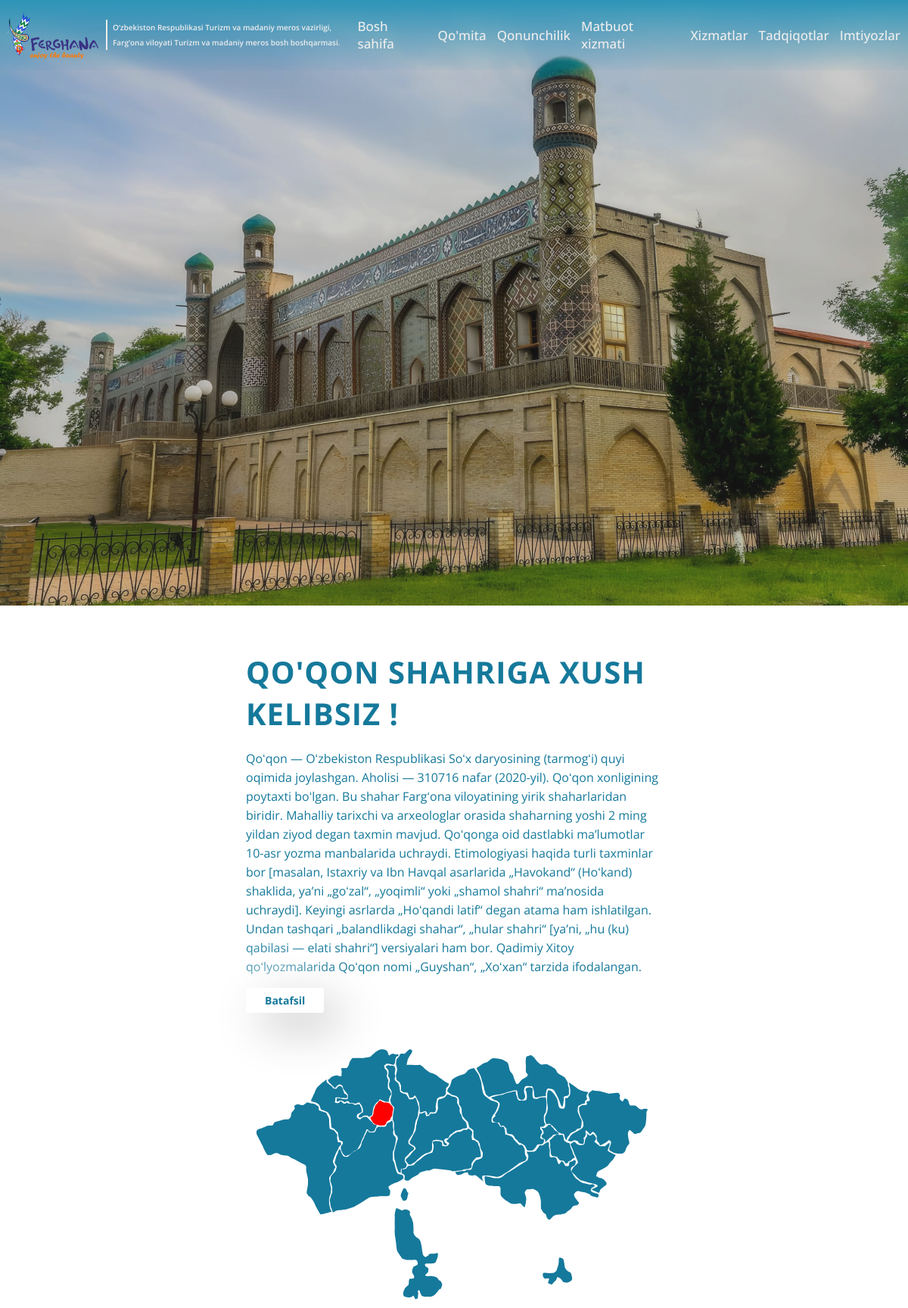
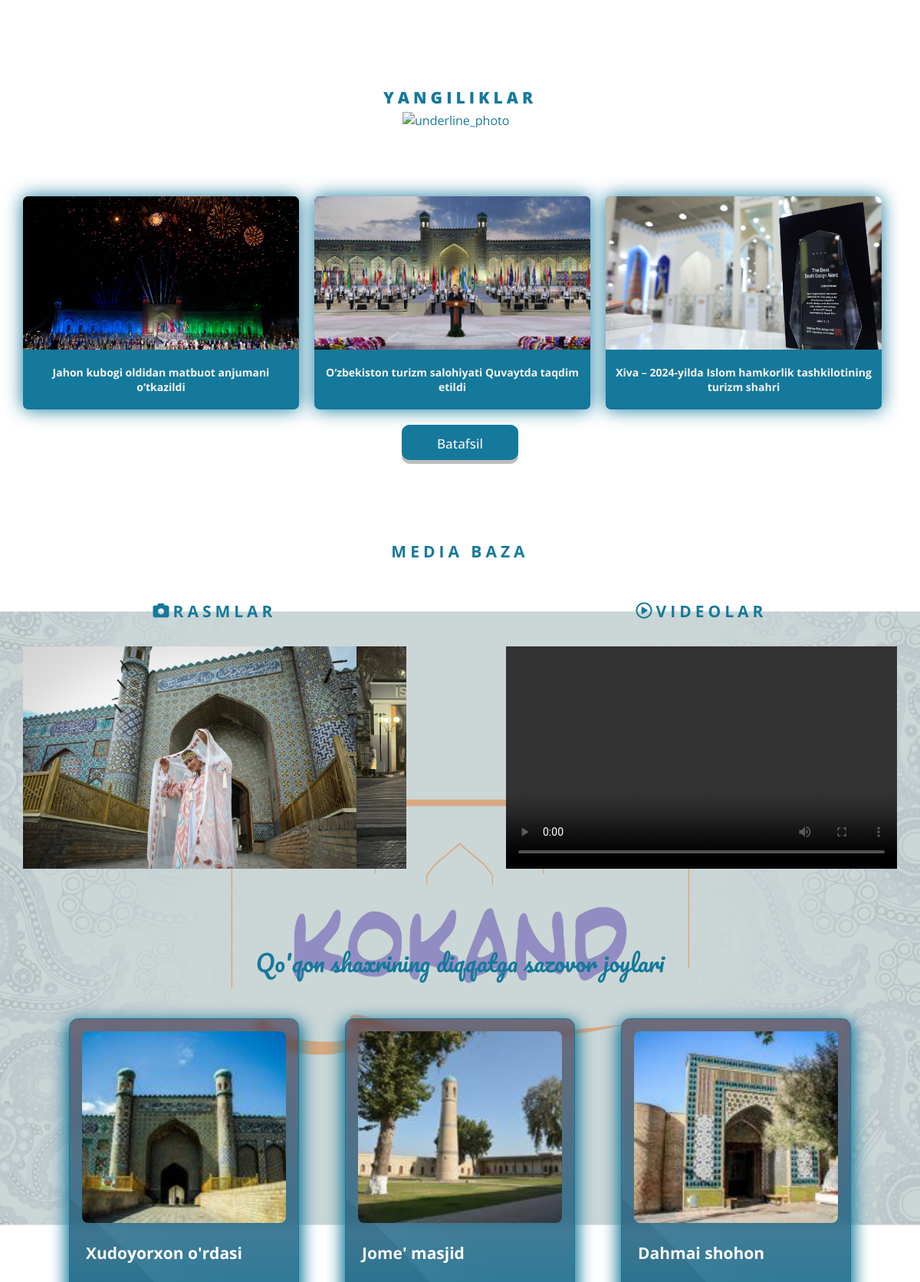
/main/ (upper part), run on the app's committed database (2 pictures, top to bottom).
### main/models.py (models this page shows, shortened)
class New(models.Model):
    title = models.CharField(max_length=255)
    image = models.ImageField(upload_to='news/')
    body = models.TextField()
    class Meta:
        verbose_name = "Yangilik"
        verbose_name_plural = "Yangiliklar"

class Lendmark(models.Model):
    title = models.CharField(max_length=255)
    image = models.ImageField(upload_to='lendmarks/')
    body = models.TextField()
    class Meta:
        verbose_name = "E`tiborga sazovor joy"
        verbose_name_plural = "E`tiborga sazovor joylar"

### main/views.py (the view)
# urls.py: path('main/', include('main.urls')),
def main(request):
    data_news = models.New.objects.all().order_by('-id')[:6]
    data_lendmarks = models.Lendmark.objects.all().order_by('-id')[:6]
    data_statistics = models.Statistic.objects.all().order_by('-id')[:5]
    data_hotels = models.Hotel.objects.all().order_by('-id')[:6]
    data_foods = models.Food.objects.all().order_by('-id')[:6]
    context = {'data_news': data_news,
               'data_lendmarks': data_lendmarks,
               'data_statistics':data_statistics,
               'data_foods':data_foods,
               'data_hotels':data_hotels,
               }
    return render(request, 'main/index.html', context)

### templates/main/index.html (shortened to what this page needs)
{% load static %}
<!DOCTYPE html>
<html lang="en">
<head>
  <link rel="stylesheet" href="https://site-assets.fontawesome.com/releases/v6.5.2/css/all.css" />
  <link rel="stylesheet" href="{% static 'main/assets/css/style.css' %}" />
  <link rel="stylesheet" href="{% static 'main/assets/css/bg.css' %}" />
  <link rel="stylesheet" href="{% static 'main/assets/css/food.css' %}" />
  <link rel="stylesheet" href="{% static 'main/assets/css/place.css' %}">
  <link rel="stylesheet" href="{% static 'main/assets/css/hl-page.css' %}">
  <link rel="stylesheet" href="{% static 'main/assets/css/hotel.css' %}">
</head>
<body>
  <div class="header">
    <a href="{% url 'main:main' %}" class="header-item">
        <img src="{% static 'main/assets/logo/Резервная_копия_fer 1.png' %}" alt="" />
        <p class="logo">O‘zbekiston Respublikasi Turizm va madaniy meros vazirligi, Farg‘ona
            viloyati Turizm va madaniy meros bosh boshqarmasi.</p>
    </a>
    <nav class="navbar">
        <a href="{% url 'main:main' %}">Bosh sahifa</a>
        <a href="{% url 'main:committee' %}">Qo'mita</a>
        <a href="{% url 'main:legislation' %}">Qonunchilik</a>
        <a href="{% url 'main:press_service' %}">Matbuot xizmati</a>
        <a href="{% url 'main:services' %}">Xizmatlar</a>
        <a href="{% url 'main:research' %}">Tadqiqotlar</a>
        <a href="{% url 'main:privilege' %}">Imtiyozlar</a>
    </nav>
</div>
  <div class="home">
    <div class="home-content">
      <img class="home-wave" src="{% static 'main/assets/background/Kokand_Khudayar_Khan_palace_restored-1024x682.jpg' %}" alt="image" />
    </div>
  </div>
  <div class="welcome-section">
    <div class="container">
      <div class="welcome-section-item">
        <div class="welcome-section-textBx">
          <h1>QO'QON SHAHRIGA XUSH KELIBSIZ !</h1>
          <p>
            Qoʻqon — Oʻzbekiston Respublikasi Soʻx daryosining
            (tarmogʻi) quyi oqimida joylashgan. Aholisi — 310716 nafar
            (2020-yil). Qoʻqon xonligining poytaxti boʻlgan. Bu shahar
            Fargʻona viloyatining yirik shaharlaridan biridir. Mahalliy
            tarixchi va arxeologlar orasida shaharning yoshi 2 ming yildan
            ziyod degan taxmin mavjud. Qoʻqonga oid dastlabki maʼlumotlar
            10-asr yozma manbalarida uchraydi. Etimologiyasi haqida turli
            taxminlar bor [masalan, Istaxriy va Ibn Havqal asarlarida
            „Havokand“ (Hoʻkand) shaklida, yaʼni „goʻzal“, „yoqimli“ yoki
            „shamol shahri“ maʼnosida uchraydi]. Keyingi asrlarda „Hoʻqandi
            latif“ degan atama ham ishlatilgan. Undan tashqari „balandlikdagi
            shahar“, „hular shahri“ [yaʼni, „hu (ku) qabilasi — elati shahri“]
            versiyalari ham bor. Qadimiy Xitoy qoʻlyozmalarida Qoʻqon nomi
            „Guyshan“, „Xoʻxan“ tarzida ifodalangan.
          </p>
          <a href="./pages/news/news.html"><button class="welcome-section-btn">Batafsil</button></a>
        </div>
        <div class="mapdiv">
        </div>
      </div>
    </div>
  </div>
  <div class="bg">
    <img src="{% static 'main/assets/background/Untitled.png' %}" alt="" />
  </div>
  <div class="news">
    <div class="new">
      <h4>YANGILIKLAR</h4>
      <img src="{% static 'main/assets/photos/line-break-10.svg' %}" alt="underline_photo" />
    </div>
    <div class="container">
      <div class="news-container">
        <div class="news-container-items">
          {% for card in data_news %}
          <div class="news-container-item">
            <div class="imgBx">
              <img class="img-same-size" src="{{card.image.url}}" alt="image" />
            </div>
            <p>
              {{card.title}}
            </p>
          </div>
          {% endfor%}
        </div>
        <a href="./pages/news/news.html">
          <button class="news-container-button">
            <span class="gradient"></span>
            <span class="label">Batafsil</span>
          </button>
        </a>
      </div>
    </div>
  </div>
  <div class="media-section-main">
    <div class="container">
      <div class="media-section">
        <div class="media-section-title">
          <h4>MEDIA BAZA</h4>
        </div>
        <div class="media-mix">
          <div class="media-left">
            <div class="media-title">
              <div class="media-icon">
                <i class="fa-solid fa-camera"></i>
                <h4>RASMLAR</h4>
              </div>
            </div>
            <div class="media-left-slide">
              <div class="media-left-slide-item">
                <img src="{% static 'main/assets/photos/slide/photo_2024-05-26_14-36-14.jpg' %}" alt="i" />
                <img src="{% static 'main/assets/photos/slide/slide2.jpg' %}" alt="i" />
              </div>
            </div>
          </div>
          <div class="media-right">
            <div class="media-title">
              <div class="media-icon">
                <i class="fa-regular fa-circle-play"></i>
                <h4>VIDEOLAR</h4>
              </div>
            </div>
            <div class="media-video">
              <video controls>
                <source src="{% static 'main/assets/video/tourism_video.mp4' %}" />
              </video>
            </div>
          </div>
        </div>
      </div>
    </div>
  </div>
  <div class="places-sections">
    <div class="container">
      <div class="places-section-item">
        <div class="places-section-item-title">
          <h4>Qo'qon shaxrining diqqatga sazovor joylari</h4>
        </div>
        <div class="places-cards">
          {% for lendmarks in data_lendmarks %}
          <div class="places-nft">
            <div class="places-main">
              <img class="places-tokenImage" src="{{lendmarks.image.url}}" alt="NFT" />
              <h2>{{lendmarks.title}}</h2>
            </div>
          </div>
          {% endfor %}
        </div>
      </div>
    </div>
  </div>
</body>
</html>

### static/main/assets/css/bg.css (style rules this page uses)
body { margin: 0; -webkit-font-smoothing: antialiased; -moz-osx-font-smoothing: grayscale; }
.bg { width: 100%; z-index: -10; position: fixed; top: 50%; left: 50%; transform: translate(-50%, -50%); filter: opacity(0.5); }
.bg img { width: 100%; min-height: 100vh; filter: brightness(70%); }

### static/main/assets/css/place.css (style rules this page uses)
.places-section-item { width: 100%; display: flex; flex-direction: column; align-items: center; }
.places-section-item-title h4 { font-size: 30px; font-family: "Pacifico"; color: rgb(21, 121, 155); font-weight: 400; line-height: 5px; }
.places-cards { padding: 50px 0px; display: flex; flex-wrap: wrap; justify-content: center; }
.places-tokenImage { width: 300px; }
.places-main h2 { color: #fff; }

### static/main/assets/css/hl-page.css (style rules this page uses)
.hl-home-item p, h2, li { margin: 10px 0px; }

### templates/main/index.html (style rules this page uses)
.home, .page-home, .place-home, .hl-home { position: relative; height: 100vh; display: flex; align-items: center; padding: 0 10%; filter: brightness(80%); background: linear-gradient(to top, #ffffff54, #ffffff2a), url(./assets/background/Kokand_Khudayar_Khan_palace_restored-1024x682.jpg); background-position: center; background-size: cover; object-fit: cover; backdrop-filter: blur(10px); background-color: #00000025; top: 0; left: 0; z-index: 9; }

### data on the page
New: image (picture), title "Jahon kubogi oldidan matbuot anjumani o‘tkazildi"
New: image (picture), title "O‘zbekiston turizm salohiyati Quvaytda taqdim etildi"
New: image (picture), title "Xiva – 2024-yilda Islom hamkorlik tashkilotining turizm shahri"
Lendmark: image (picture), title "Xudoyorxon o'rdasi"
Lendmark: image (picture), title "Jome' masjid"
Lendmark: image (picture), title "Dahmai shohon"
